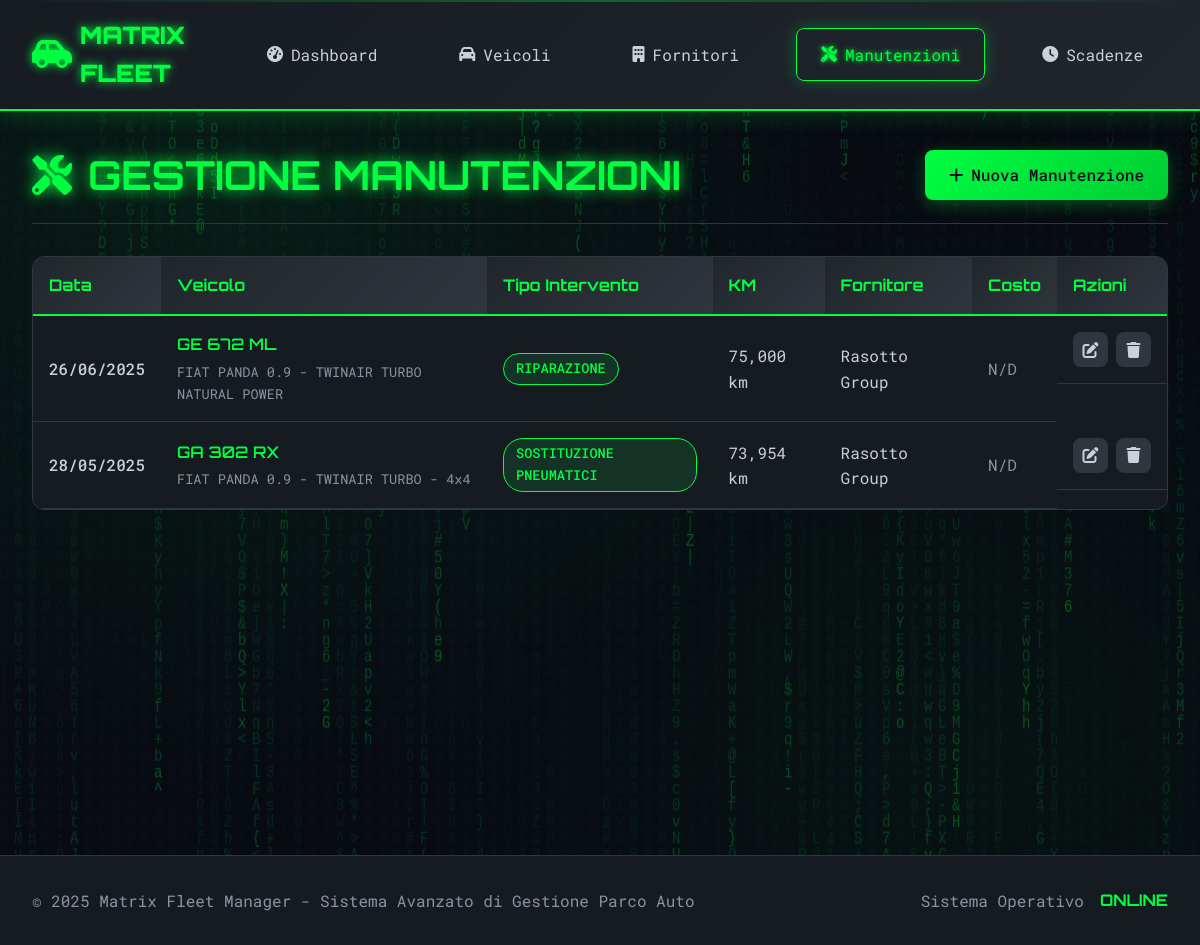
The page /manutenzioni/ on the database its author committed.
### app/models.py (models this page shows, shortened)
class Manutenzione(db.Model):
    __tablename__ = 'manutenzioni'
    id = db.Column(db.Integer, primary_key=True)
    veicolo_id = db.Column(db.Integer, db.ForeignKey('veicoli.id'), nullable=False)
    fornitore_id = db.Column(db.Integer, db.ForeignKey('fornitori.id'))
    data_intervento = db.Column(db.Date, nullable=False)
    km_intervento = db.Column(db.Integer, nullable=False)
    tipo_intervento = db.Column(db.String(100), nullable=False)
    descrizione = db.Column(db.Text)
    costo = db.Column(db.Numeric(10, 2))
    numero_fattura = db.Column(db.String(50))
    data_fattura = db.Column(db.Date)
    garanzia_mesi = db.Column(db.Integer, default=0)
    prossima_scadenza_km = db.Column(db.Integer)
    note = db.Column(db.Text)
    nucleo = db.Column(db.String(50), default='Via Capitel')
    data_creazione = db.Column(db.DateTime, default=datetime.utcnow)

class Veicolo(db.Model):
    __tablename__ = 'veicoli'
    id = db.Column(db.Integer, primary_key=True)
    targa = db.Column(db.String(10), nullable=False, unique=True)
    marca = db.Column(db.String(50), nullable=False)
    modello = db.Column(db.String(50), nullable=False)
    anno_immatricolazione = db.Column(db.Integer, nullable=False)
    data_immatricolazione = db.Column(db.Date, nullable=False)
    km_attuali = db.Column(db.Integer, default=0)
    carburante = db.Column(db.String(20), nullable=False)
    carburante_personalizzato = db.Column(db.String(50))  # NUOVO CAMPO
    cilindrata = db.Column(db.Integer)
    colore = db.Column(db.String(30))
    stato = db.Column(db.String(20), default='Attivo')
    note = db.Column(db.Text)
    carta_carburante = db.Column(db.String(100))
    pin_carburante = db.Column(db.String(20))
    societa_noleggio_id = db.Column(db.Integer, db.ForeignKey('fornitori.id'))
    nucleo = db.Column(db.String(50), default='Via Capitel')
    data_creazione = db.Column(db.DateTime, default=datetime.utcnow)
    manutenzioni = db.relationship('Manutenzione', backref='veicolo', lazy=True,
                                 order_by='desc(Manutenzione.data_intervento)')
    scadenze = db.relationship('Scadenza', backref='veicolo', lazy=True,
                              order_by='desc(Scadenza.data_scadenza)')
    societa_noleggio = db.relationship('Fornitore', foreign_keys=[societa_noleggio_id])

class Fornitore(db.Model):
    __tablename__ = 'fornitori'
    id = db.Column(db.Integer, primary_key=True)
    ragione_sociale = db.Column(db.String(100), nullable=False)
    partita_iva = db.Column(db.String(20), unique=True)
    codice_fiscale = db.Column(db.String(20))
    indirizzo = db.Column(db.String(200))
    citta = db.Column(db.String(50), nullable=False)
    cap = db.Column(db.String(10), nullable=False)
    provincia = db.Column(db.String(5))
    telefono = db.Column(db.String(20))
    telefono_2 = db.Column(db.String(20))  # NUOVO CAMPO
    telefono_3 = db.Column(db.String(20))  # NUOVO CAMPO
    email = db.Column(db.String(100))
    email_2 = db.Column(db.String(100))    # NUOVO CAMPO
    email_3 = db.Column(db.String(100))    # NUOVO CAMPO
    referente = db.Column(db.String(100))
    settore = db.Column(db.String(50))
    settore_2 = db.Column(db.String(50))   # NUOVO CAMPO
    settore_3 = db.Column(db.String(50))   # NUOVO CAMPO
    settore_personalizzato = db.Column(db.String(100))  # NUOVO CAMPO
    note = db.Column(db.Text)
    attivo = db.Column(db.Boolean, default=True)
    nucleo = db.Column(db.String(50), default='Via Capitel')
    data_creazione = db.Column(db.DateTime, default=datetime.utcnow)
    manutenzioni = db.relationship('Manutenzione', backref='fornitore', lazy=True,
                                 order_by='desc(Manutenzione.data_intervento)')
    veicoli_noleggio = db.relationship('Veicolo', foreign_keys='Veicolo.societa_noleggio_id',
                                     backref='fornitore_noleggio')

### app/routes/manutenzioni.py (the view)
@manutenzioni_bp.route('/')
def index_manutenzioni():
    page = request.args.get('page', 1, type=int)
    manutenzioni = Manutenzione.query.order_by(
        Manutenzione.data_intervento.desc()
    ).paginate(page=page, per_page=10, error_out=False)
    return render_template('manutenzioni/index.html', manutenzioni=manutenzioni)

### app/templates/manutenzioni/index.html (shortened to what this page needs)
{% extends "base.html" %}
{% block content %}
<div class="page-container">
    <div class="page-header">
        <h1 class="page-title">
            <i class="fas fa-tools"></i>
        </h1>
        <div class="page-actions">
            <a href="{{ url_for('manutenzioni.aggiungi_manutenzione') }}" class="btn btn-primary">
                <i class="fas fa-plus"></i> Nuova Manutenzione
            </a>
        </div>
    </div>
    <div class="data-table-container">
        <table class="data-table">
            <thead>
                <tr>
                    <th>Data</th>
                    <th>Veicolo</th>
                    <th>Tipo Intervento</th>
                    <th>KM</th>
                    <th>Fornitore</th>
                    <th>Costo</th>
                    <th>Azioni</th>
                </tr>
            </thead>
            <tbody>
                {% for manutenzione in manutenzioni.items %}
                <tr>
                    <td class="highlight">{{ manutenzione.data_intervento.strftime('%d/%m/%Y') }}</td>
                    <td>
                        <div class="vehicle-info">
                            <div class="vehicle-plate">{{ manutenzione.veicolo.targa }}</div>
                            <div class="vehicle-model">{{ manutenzione.veicolo.marca }} {{ manutenzione.veicolo.modello }}</div>
                        </div>
                    </td>
                    <td>
                        <span class="badge badge-intervento">{{ manutenzione.tipo_intervento }}</span>
                    </td>
                    <td>{{ "{:,}".format(manutenzione.km_intervento) }} km</td>
                    <td>{{ manutenzione.fornitore.ragione_sociale if manutenzione.fornitore else 'N/D' }}</td>
                    <td>
                        {% if manutenzione.costo %}
                            <span class="cost-value">€{{ "%.2f"|format(manutenzione.costo) }}</span>
                        {% else %}
                            <span class="text-muted">N/D</span>
                        {% endif %}
                    </td>
                    <td class="actions">
                        <a href="{{ url_for('manutenzioni.modifica_manutenzione', id=manutenzione.id) }}" class="btn-action" title="Modifica">
                            <i class="fas fa-edit"></i>
                        </a>
                        <a href="{{ url_for('manutenzioni.elimina_manutenzione', id=manutenzione.id) }}" class="btn-action delete" title="Elimina" onclick="return confirm('Sei sicuro di voler eliminare questa manutenzione?')">
                            <i class="fas fa-trash"></i>
                        </a>
                    </td>
                </tr>
                {% endfor %}
            </tbody>
        </table>
    </div>
</div>
{% endblock %}

### app/static/css/matrix_style.css (style rules this page uses)
:root { --matrix-green: #00ff41; --matrix-green-dark: #00cc33; --matrix-green-light: #4dff80; --matrix-black: #0d1117; --matrix-dark: #161b22; --matrix-darker: #0a0e13; --matrix-gray: #21262d; --matrix-light-gray: #30363d; --matrix-text: #c9d1d9; --matrix-text-dim: #8b949e; --matrix-danger: #ff4757; --matrix-warning: #ffa502; --matrix-success: #2ed573; --matrix-info: #3742fa; }
* { margin: 0; padding: 0; box-sizing: border-box; }
body { font-family: 'Roboto Mono', monospace; background: var(--matrix-black); color: var(--matrix-text); overflow-x: hidden; line-height: 1.6; position: relative; }
.page-title { font-family: 'Orbitron', monospace; font-size: 2.5rem; font-weight: 700; color: var(--matrix-green); text-shadow: 0 0 15px var(--matrix-green); display: flex; align-items: center; gap: 1rem; }
.btn { display: inline-flex; align-items: center; gap: 0.5rem; padding: 0.75rem 1.5rem; border: none; border-radius: 8px; text-decoration: none; font-family: inherit; font-weight: 500; cursor: pointer; transition: all 0.3s ease; position: relative; overflow: hidden; }
.btn::before { content: ''; position: absolute; top: 0; left: -100%; width: 100%; height: 100%; background: linear-gradient(90deg, transparent, rgba(255, 255, 255, 0.1), transparent); transition: left 0.5s; }
.btn-primary { background: linear-gradient(135deg, var(--matrix-green) 0%, var(--matrix-green-dark) 100%); color: var(--matrix-black); box-shadow: 0 4px 15px rgba(0, 255, 65, 0.3); }
.page-container { max-width: 1200px; margin: 0 auto; }
.page-header { display: flex; justify-content: space-between; align-items: center; margin-bottom: 2rem; padding-bottom: 1rem; border-bottom: 1px solid var(--matrix-light-gray); }
.page-actions { display: flex; gap: 1rem; align-items: center; }
.data-table-container { background: var(--matrix-dark); border-radius: 12px; overflow: hidden; border: 1px solid var(--matrix-light-gray); margin-bottom: 2rem; }
.data-table { width: 100%; border-collapse: collapse; }
.data-table th { background: linear-gradient(135deg, var(--matrix-gray) 0%, var(--matrix-light-gray) 100%); color: var(--matrix-green); padding: 1rem; text-align: left; font-family: 'Orbitron', monospace; font-weight: 700; border-bottom: 2px solid var(--matrix-green); }
.data-table td { padding: 1rem; border-bottom: 1px solid var(--matrix-light-gray); color: var(--matrix-text); }
.highlight { color: var(--matrix-green); font-weight: 500; }
.text-muted { color: var(--matrix-text-dim); }
.vehicle-info { display: flex; flex-direction: column; gap: 0.25rem; }
.vehicle-plate { font-weight: 600; color: var(--matrix-green); font-family: 'Orbitron', monospace; }
.vehicle-model { font-size: 0.85rem; color: var(--matrix-text-dim); }
.badge { display: inline-block; padding: 0.25rem 0.75rem; border-radius: 20px; font-size: 0.85rem; font-weight: 500; text-transform: uppercase; }
.badge-intervento { background: rgba(0, 255, 65, 0.1); color: var(--matrix-green); border: 1px solid var(--matrix-green); }
.actions { display: flex; gap: 0.5rem; }
.btn-action { display: inline-flex; align-items: center; justify-content: center; width: 35px; height: 35px; border-radius: 8px; background: var(--matrix-light-gray); color: var(--matrix-text); text-decoration: none; transition: all 0.3s ease; }

### rows shown on the page
Manutenzione: data_intervento "26/06/2025", veicolo.targa "GE 672 ML", veicolo.marca "FIAT", veicolo.modello "PANDA 0.9 - TWINAIR TURBO NATURAL POWER", tipo_intervento "RIPARAZIONE", km_intervento "75,000", fornitore "Rasotto Group", shows "N/D"
Manutenzione: data_intervento "28/05/2025", veicolo.targa "GA 302 RX", veicolo.marca "FIAT PANDA", veicolo.modello "0.9 - TWINAIR TURBO - 4x4", tipo_intervento "SOSTITUZIONE PNEUMATICI", km_intervento "73,954", fornitore "Rasotto Group", shows "N/D"
